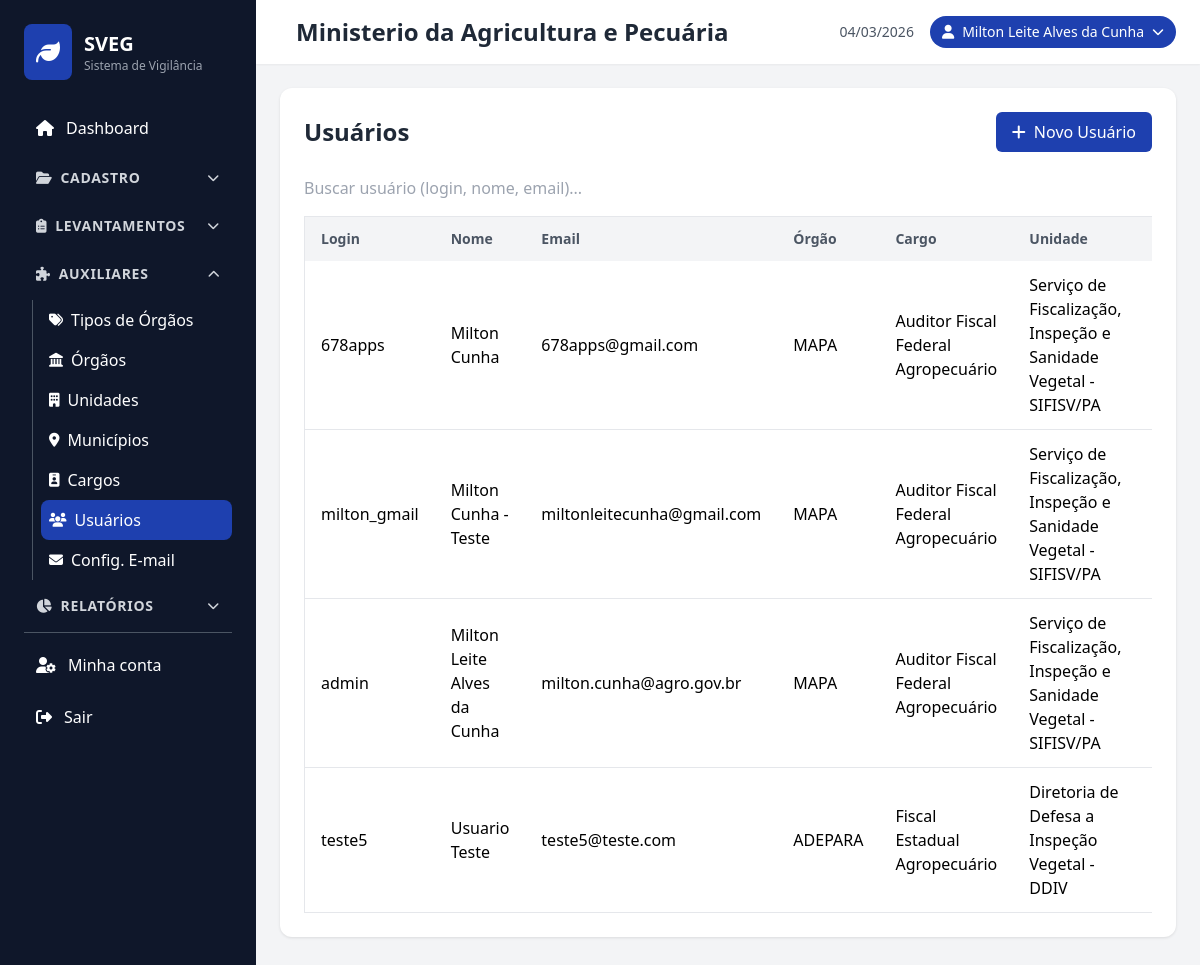
The app's page /usuarios/index.php (signed in) with its own data.
### tables this page shows
CREATE TABLE `sec_users` (
  `login` varchar(190) NOT NULL,
  `pswd` varchar(255) NOT NULL,
  `name` varchar(255) DEFAULT NULL,
  `email` varchar(255) DEFAULT NULL,
  `active` varchar(1) DEFAULT NULL,
  `activation_code` varchar(32) DEFAULT NULL,
  `priv_admin` varchar(1) DEFAULT NULL,
  `mfa` varchar(255) DEFAULT NULL,
  `picture` longblob,
  `orgao` char(36) DEFAULT NULL,
  `role` varchar(128) DEFAULT NULL,
  `formacao` int DEFAULT NULL,
  `unidade` char(36) DEFAULT NULL,
  `matricula` varchar(50) DEFAULT NULL,
  `phone` varchar(64) DEFAULT NULL,
  `pswd_last_updated` timestamp NULL DEFAULT NULL,
  `mfa_last_updated` timestamp NULL DEFAULT NULL,
  `reset_token` varchar(255) DEFAULT NULL,
  `reset_token_expires` datetime DEFAULT NULL,
  `pswd_reset_code` varchar(64) DEFAULT NULL,
  `pswd_reset_expires` datetime DEFAULT NULL
);

CREATE TABLE `orgaos` (
  `id` char(36) NOT NULL,
  `sigla` varchar(20) NOT NULL,
  `nome` varchar(100) NOT NULL,
  `tipo` char(36) NOT NULL,
  `logo` varchar(255) NOT NULL,
  `UF_sede` varchar(10) NOT NULL,
  `criado_em` timestamp NOT NULL DEFAULT CURRENT_TIMESTAMP,
  `atualizado_em` timestamp NOT NULL DEFAULT CURRENT_TIMESTAMP ON UPDATE CURRENT_TIMESTAMP
);

CREATE TABLE `cargos` (
  `id` char(36) NOT NULL,
  `orgao` char(36) NOT NULL,
  `sigla` varchar(50) NOT NULL,
  `nome` varchar(255) NOT NULL
);

CREATE TABLE `unidades` (
  `id` char(36) NOT NULL,
  `orgao` char(36) NOT NULL,
  `nome` varchar(255) NOT NULL,
  `municipio` char(36) DEFAULT NULL,
  `uf` varchar(10) DEFAULT NULL
);

### usuarios/index.php (the view, shortened to what this page needs)
<?php
include '../includes/header.php';
$database = new Database();
$db = $database->getConnection();
$stmt = $db->query("
    SELECT u.*, o.nome as orgao_nome, o.sigla as orgao_sigla,
           c.nome as cargo_nome, c.sigla as cargo_sigla,
           un.nome as unidade_nome, f.nome as formacao_nome
    FROM sec_users u
    LEFT JOIN orgaos o ON u.orgao = o.id
    LEFT JOIN cargos c ON u.role = c.id
    LEFT JOIN unidades un ON u.unidade = un.id
    LEFT JOIN formacao f ON u.formacao = f.id
    ORDER BY COALESCE(NULLIF(u.name,''), u.login) ASC
");
$usuarios = $stmt->fetchAll(PDO::FETCH_ASSOC);
?>
<div class="card">
    <div class="flex justify-between items-center mb-6">
        <h2 class="text-2xl font-bold text-gray-800">Usuários</h2>
        <a href="create.php" class="btn-primary">
            <i class="fas fa-plus mr-2"></i>Novo Usuário
        </a>
    </div>
    <div class="mb-4">
        <input type="text" id="search" placeholder="Buscar usuário (login, nome, email)..." class="form-control w-full">
    </div>
    <div class="table-container">
        <table class="min-w-full bg-white border border-gray-200">
            <thead>
                <tr class="bg-gray-100">
                    <th class="py-3 px-4 text-left text-sm font-semibold text-gray-600">Login</th>
                    <th class="py-3 px-4 text-left text-sm font-semibold text-gray-600">Nome</th>
                    <th class="py-3 px-4 text-left text-sm font-semibold text-gray-600">Email</th>
                    <th class="py-3 px-4 text-left text-sm font-semibold text-gray-600">Órgão</th>
                    <th class="py-3 px-4 text-left text-sm font-semibold text-gray-600">Cargo</th>
                    <th class="py-3 px-4 text-left text-sm font-semibold text-gray-600">Unidade</th>
                    <th class="py-3 px-4 text-left text-sm font-semibold text-gray-600">Formação</th>
                </tr>
            </thead>
            <tbody>
                <?php foreach ($usuarios as $u): ?>
                <tr class="border-b hover:bg-gray-50 user-row" data-search="<?php echo strtolower(htmlspecialchars(($u['login'] ?? '') . ' ' . ($u['name'] ?? '') . ' ' . ($u['email'] ?? '') . ' ' . ($u['formacao_nome'] ?? ''))); ?>">
                    <td class="py-3 px-4 font-medium"><?php echo htmlspecialchars($u['login']); ?></td>
                    <td class="py-3 px-4"><?php echo htmlspecialchars($u['name'] ?? '-'); ?></td>
                    <td class="py-3 px-4"><?php echo htmlspecialchars($u['email'] ?? '-'); ?></td>
                    <td class="py-3 px-4"><?php echo !empty($u['orgao_sigla']) ? htmlspecialchars($u['orgao_sigla']) : '-'; ?></td>
                    <td class="py-3 px-4"><?php echo htmlspecialchars($u['cargo_nome'] ?? $u['cargo_sigla'] ?? '-'); ?></td>
                    <td class="py-3 px-4"><?php echo htmlspecialchars($u['unidade_nome'] ?? '-'); ?></td>
                    <td class="py-3 px-4"><?php echo htmlspecialchars($u['formacao_nome'] ?? '-'); ?></td>
                </tr>
                <?php endforeach; ?>
            </tbody>
        </table>
    </div>
</div>
<?php include '../includes/footer.php'; ?>

### css/style.css (style rules this page uses)
body { font-family: 'Segoe UI', Tahoma, Geneva, Verdana, sans-serif; }
.table-container { overflow-x: auto; }
.btn-primary { background-color: #1e40af; color: white; padding: 8px 16px; border-radius: 6px; text-decoration: none; display: inline-block; transition: all 0.3s; }
.card { background: white; border-radius: 12px; box-shadow: 0 1px 3px rgba(0, 0, 0, 0.1); padding: 1.5rem; margin-bottom: 1.5rem; }

### records on screen
sec_users: login "678apps", name "Milton Cunha", email "678apps@gmail.com", orgaos.sigla "MAPA", cargos.nome "Auditor Fiscal Federal Agropecuário", unidades.nome "Serviço de Fiscalização, Inspeção e Sanidade Vegetal - SIFISV/PA"
sec_users: login "milton_gmail", name "Milton Cunha - Teste", email "miltonleitecunha@gmail.com", orgaos.sigla "MAPA", cargos.nome "Auditor Fiscal Federal Agropecuário", unidades.nome "Serviço de Fiscalização, Inspeção e Sanidade Vegetal - SIFISV/PA"
sec_users: login "admin", name "Milton Leite Alves da Cunha", email "milton.cunha@agro.gov.br", orgaos.sigla "MAPA", cargos.nome "Auditor Fiscal Federal Agropecuário", unidades.nome "Serviço de Fiscalização, Inspeção e Sanidade Vegetal - SIFISV/PA"
sec_users: login "teste5", name "Usuario Teste", email "teste5@teste.com", orgaos.sigla "ADEPARA", cargos.nome "Fiscal Estadual Agropecuário", unidades.nome "Diretoria de Defesa a Inspeção Vegetal - DDIV"

### other values on screen
$u['orgao_nome'] "Ministerio da Agricultura e Pecuária"
$user['name'] "Milton Leite Alves da Cunha"
